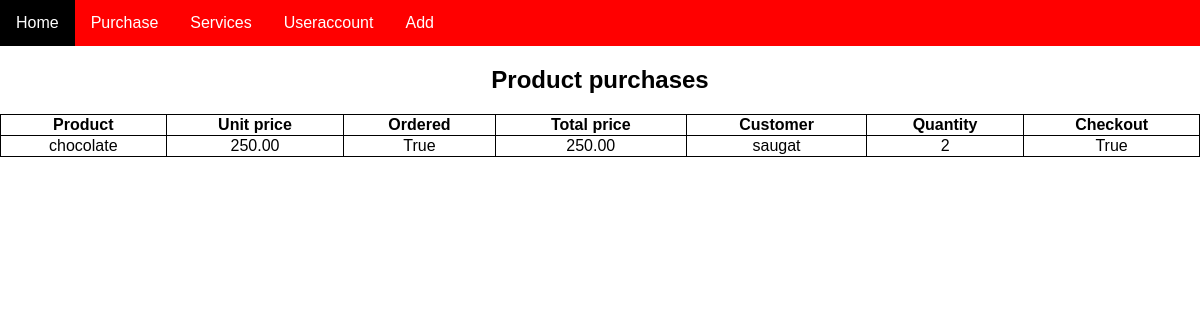
Page /product_purchases/ on the committed database.
### ttruckapp/models.py (models this page shows)
class Product_purchases(models.Model):
    product = models.CharField(max_length=100)
    unit_price = models.DecimalField(max_digits=5, decimal_places=2)
    ordered = models.BooleanField()
    total_price = models.DecimalField(max_digits=5, decimal_places=2)
    customer = models.ForeignKey(Customers, on_delete=models.CASCADE)
    quantity = models.IntegerField()
    checkout = models.BooleanField()

class Customers(models.Model):
    customer = models.CharField(max_length=100)
    phone = models.IntegerField()
    def __str__(self):
        return self.customer

### ttruckapp/views.py (the view)
# urls.py: path('product_purchases/', views.product_purchases, name='product_purchases'),
def product_purchases(request):
    product_purchases = Product_purchases.objects.all()
    context = {'product_purchases': product_purchases}
    return render(request, 'product_purchases.html', context)

### ttruckapp/templates/product_purchases.html (shortened to what this page needs)
{% extends 'base.html' %}
{% block content %}
<h2>Product purchases</h2>
    <table class="table table-striped">
            <tr>
                <th>Product</th>
                <th>Unit price</th>
                <th>Ordered</th>
                <th>Total price</th>
                <th>Customer</th>
                <th>Quantity</th>
                <th>Checkout</th>
            </tr>
        {% for product_purchases in product_purchases %}
        <tr>
            <td style="text-align:center">{{product_purchases.product}}</td>
            <td style="text-align:center">{{product_purchases.unit_price}}</td>
            <td style="text-align:center">{{product_purchases.ordered}}</td>
            <td style="text-align:center">{{product_purchases.total_price}}</td>
            <td style="text-align:center">{{product_purchases.customer}}</td>
            <td style="text-align:center">{{product_purchases.quantity}}</td>
            <td style="text-align:center">{{product_purchases.checkout}}</td>
        </tr>
        {% endfor %}
</table>
{% endblock content %}

### templates/base.html (style rules this page uses)
body { font-family: Arial, Helvetica, sans-serif; margin: 0; }

### ttruckapp/templates/product_purchases.html (style rules this page uses)
table { width: 100%; }
h2 { text-align: center }
table, th, td { border: 1px solid black; border-collapse: collapse; }

### rows in the picture
Product_purchases: product "chocolate", unit_price "250.00", ordered "True", total_price "250.00", customer "saugat", quantity "2", checkout "True"
